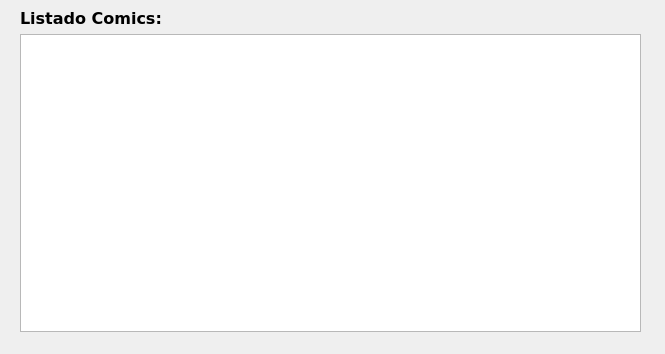
<?xml version="1.0" encoding="UTF-8"?>
<ui version="4.0">
 <class>MainWindow</class>
 <widget class="QMainWindow" name="MainWindow">
  <property name="geometry">
   <rect>
    <x>0</x>
    <y>0</y>
    <width>665</width>
    <height>354</height>
   </rect>
  </property>
  <property name="windowTitle">
   <string> GESTOR COMICS - Listado</string>
  </property>
  <property name="windowOpacity">
   <double>1.000000000000000</double>
  </property>
  <widget class="QWidget" name="centralwidget">
   <widget class="QLabel" name="lbl_listado">
    <property name="geometry">
     <rect>
      <x>20</x>
      <y>3</y>
      <width>161</width>
      <height>31</height>
     </rect>
    </property>
    <property name="font">
     <font>
      <family>Verdana</family>
      <pointsize>12</pointsize>
      <weight>75</weight>
      <bold>true</bold>
     </font>
    </property>
    <property name="text">
     <string>Listado Comics:</string>
    </property>
   </widget>
   <widget class="QListWidget" name="lst_listado">
    <property name="geometry">
     <rect>
      <x>20</x>
      <y>34</y>
      <width>621</width>
      <height>298</height>
     </rect>
    </property>
    <property name="minimumSize">
     <size>
      <width>0</width>
      <height>251</height>
     </size>
    </property>
    <property name="alternatingRowColors">
     <bool>true</bool>
    </property>
    <property name="selectionMode">
     <enum>QAbstractItemView::NoSelection</enum>
    </property>
   </widget>
  </widget>
 </widget>
 <resources/>
 <connections/>
</ui>
